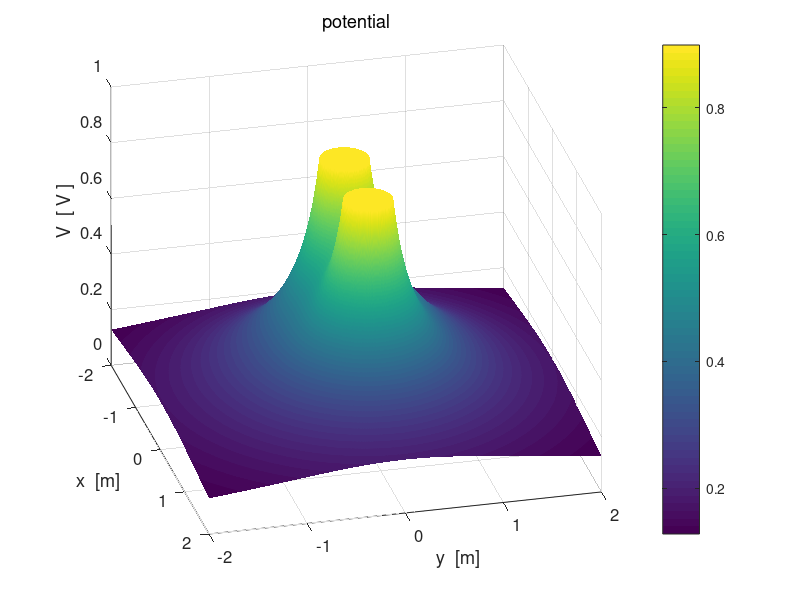

Source code (MATLAB): (Note: this script raises an error after producing the figure.)
% cemVE02.m
% 8 april 2016
% Ian Cooper
% School of Physics, University of Sydney
% ../mphome.htm

% Potential and Electric Field in [2D] region
% Circular charges ELECTRIC DIPOLE


clear all
close all
clc
tic



% INPUTS  ================================================================

% Number of grid point    [N = 10001]
   N = 1001;
   
% Charge  Q = [10, 0, 0, 0, 0] 
   Q = [20, 20, 0, 0, 0] .* 1e-6;
   
% Radius of circular charged conductor;   
   a = 0.2;
   
% X & Y components of position of charges  [0, 0, 0, 0, 0]
   xC = [-0.5,  0.5,  0.5, -0.5, 0];
   yC = [ 0,    0,    0,    0,   0];

% 5 random charges   uncomment to run the program for 5 random charges
%   Q = (1 + 9 .* rand(5,1)) .* 1e-6;
%   xC = -2 + 4 .* rand(5,1); 
%   yC = -2 + 4 .* rand(5,1); 

% constants
   eps0 = 8.854e-12;
   kC = 1/(4*pi*eps0);
% Dimensions of region / saturation levels
%   [dimensions of region -2 to 2 / minR = 1e-6 / Esat = 1e6 / Vsat = 1e6]
   minX = -2;  
   maxX =  2;
   minY = -2;
   maxY =  2;
   minR = 1e-6;
   minRx = 1e-6;
   minRy = 1e-6;
   Vsat = kC * max(abs(Q)) / a;
   Esat = kC * max(abs(Q)) / a^2;
   
% SETUP  =================================================================
   
  % fields
    V = zeros(N,N);
    Ex = zeros(N,N); Ey = zeros(N,N);
  % [2D] region
    x  = linspace(minX,maxX,N);
    y = linspace(minY, maxY,N);
    
  % color of charged object  +  red   /   - black
    col1 = [1 0 0];
    col2 = [0 0 0];
    %if Q(1) < 0; col1 = [0 0 0]; end;
        
  % grid positions
    [xG, yG] = meshgrid(x,y);


% CALCULATION: POTENTIAL & ELECTRIC FIELD ================================

for n = 1 : 2
   Rx = xG - xC(n);
   Ry = yG - yC(n);
   
   index = find(abs(Rx)+ abs(Ry) == 0); 
   Rx(index) = minRx;  Ry(index) = minRy;
   
   R = sqrt(Rx.^2 + Ry.^2);
   R(R==0) = minR;
   V = V + kC .* Q(n) ./ (R);
   
   R3 = R.^3;
   Ex = Ex + kC .* Q(n) .* Rx ./ R3;
   Ey = Ey + kC .* Q(n) .* Ry ./ R3;
end

   if max(max(V)) >=  Vsat; V(V > Vsat)  = Vsat; end;
   if min(min(V)) <= -Vsat; V(V < -Vsat) = -Vsat; end;

   E = sqrt(Ex.^2 + Ey.^2);
   if max(max(E)) >=  Esat; E(E >  Esat)  =  Esat; end;
   if min(min(E)) <= -Esat; E(E < -Esat)  = -Esat; end;
   
   if max(max(Ex)) >=  Esat; Ex(Ex >  Esat)  =  Esat; end;
   if min(min(Ex)) <= -Esat; Ex(Ex < -Esat)  = -Esat; end;
   
   if max(max(Ey)) >=  Esat; Ey(Ey >  Esat)  =  Esat; end;
   if min(min(Ey)) <= -Esat; Ey(Ey < -Esat)  = -Esat; end;
   

% GRAPHICS ===============================================================

%%

figure(1)   % 11111111111111111111111111111111111111111111111111111111111
   set(gcf,'units','normalized','position',[0.01 0.52 0.23 0.32]);
   surf(xG,yG,V./1e6);
   
   xlabel('x  [m]'); ylabel('y  [m]'); zlabel('V  [ V ]');
   title('potential','fontweight','normal');
   
   rotate3d
   view(76,32);
   set(gca,'fontsize',12)
   set(gca,'xLim',[-2, 2]); set(gca,'yLim',[-2, 2]);
   
   shading interp;
   h = colorbar;
   h.Label.String = 'V   [ MV ]';
   colormap(parula);
   axis square
   box on

%%   
figure(2)   %2222222222222222222222222222222222222222222222222222222222222
   set(gcf,'units','normalized','position',[0.25 0.52 0.23 0.32]);
   zP = V./1e6;
   contourf(xG,yG,zP,16);
   %set(gca,'xLim',[-5,5]); set(gca,'yLim', [-5, 5]);
   %set(gca,'xTick',-5:5); set(gca,'yTick', -5:5);
   hold on
   
   % charged conductors  
      pos1 = [-a+xC(1), -a, 2*a, 2*a];
      h = rectangle('Position',pos1,'Curvature',[1,1]);
      set(h,'FaceColor',col1,'EdgeColor',col1);
      
      pos2 = [-a-xC(1), -a, 2*a, 2*a];
      h = rectangle('Position',pos2,'Curvature',[1,1]);
      set(h,'FaceColor',col2,'EdgeColor',col2);
   
   xlabel('x  [m]'); ylabel('y  [m]');
   title('potential','fontweight','normal');
      
   shading interp
   h = colorbar;
   h.Label.String = 'V   [ MV ]';
   colormap(parula);
   
   
   set(gca,'fontsize',12);
   axis square
   box on

%%

figure(3)   % 33333333333333333333333333333333333333333333333333333333333
   set(gcf,'units','normalized','position',[0.49 0.52 0.23 0.32]);
       c = 0; yStep = zeros(1,5);
       
      for n = ceil(N/2) : ceil(N/10): N
   %  for n = [1 11 21 31 41 51]
        xP = xG(n,:); yP = V(n,:)./1e6;
        plot(xP,yP,'linewidth',2);
        hold on
        c = c+1;
        yStep(c) = yG(n,1);
     end
     
       %tt = num2str(yStep,2);
       %tm1 = 'y  =  ';
       %tm2 = tt;
       %tm = [tm1 tm2];
       tm = 'Potential profiles for different y values';
       xlabel('x  [m]'); ylabel('V  [ MV ]');
       set(gca,'fontsize',12)  
       h_title = title(tm);
       set(h_title,'fontsize',12,'FontWeight','normal');
       %set(gca,'xTick',-5:5);
       tm1 = num2str(yStep(1),2);
       tm2 = num2str(yStep(2),2); tm3 = num2str(yStep(3),2);
       tm4 = num2str(yStep(4),2);  tm5 = num2str(yStep(5),2);
       %tm6 = num2str(yStep(6),3);
       h = legend(tm1,tm2,tm3,tm4,tm5,'Orientation','horizontal');
       set(h,'Location','northOutside');
      % 
%%
figure(4)   % 4444444444444444444444444444444444444444444444444444444444
     set(gcf,'units','normalized','position',[0.73 0.52 0.23 0.32]);
     
     c = 0; yStep = zeros(1,5);
     for n = ceil(N/2) : ceil(N/10): N
   %  for n = [1 11 21 31 41 51]
        xP = xG(n,:); yP = E(n,:)./1e6;
        plot(xP,yP,'linewidth',2);
        hold on
        c = c+1;
        yStep(c) = yG(n,1);
     end
     
    xlabel('x  [m]'); ylabel('| E |  [ MV/m ]');
    tm = '| E | profiles for different y values';
    h = title(tm);
    set(h,'fontsize',12,'FontWeight','normal');
       
    tm1 = num2str(yStep(1),2);
    tm2 = num2str(yStep(2),2); tm3 = num2str(yStep(3),2);
    tm4 = num2str(yStep(4),2);  tm5 = num2str(yStep(5),2);
    h = legend(tm1,tm2,tm3,tm4,tm5);
    set(h,'Orientation','horizontal','Location','northOutside'); 
       
    set(gca,'fontsize',12);
    box on;

%%    
figure(5)   % 5555555555555555555555555555555555555555555555555555555555
set(gcf,'units','normalized','position',[0.01 0.1 0.23 0.32]);
   surf(xG,yG,E./1e6);
   
   xlabel('x  [m]'); ylabel('y  [m]'); zlabel('E  [ V / m ]');
   title('electric field | E |','fontweight','normal');
   
  
   colorbar
   shading interp
   h =  colorbar;
   h.Label.String = '| E |   [ MV/m ]';
   rotate3d
   view(30,50);
   
   axis square
   set(gca,'fontsize',12) 
   box on
   
%%
figure(6)   % 66666666666666666666666666666666666666666666666666666666666
   set(gcf,'units','normalized','position',[0.25 0.1 0.23 0.32]);  
   contourf(xG,yG,V./1e6,12)
      
   xlabel('x  [m]'); ylabel('y  [m]');
   title('potential','fontweight','normal');
  
   hold on
     
   % Electric field lines
   %     need to reverse the direction of streamlines for neg charges
   
     % Charge 1 
      ang = 0:pi/12:2*pi;
      if Q(1) > 0;
          p3 = Ex; p4 = Ey;
      else 
          p3 = -Ex; p4 = -Ey;
      end
      
      sx = xC(1) - a .* cos(ang); sy = a .* sin(ang); 
      h = streamline(xG,yG,p3,p4,sx,sy);
      set(h,'linewidth',2,'color',[1 1 1]);
      
      % Charge 2 
      if Q(2) > 0;
          p3 = Ex; p4 = Ey;
      else 
          p3 = -Ex; p4 = -Ey;
      end
      
      sx = -xC(1) - a .* cos(ang); sy = a .* sin(ang); 
      h = streamline(xG,yG,p3,p4,sx,sy);
      set(h,'linewidth',2,'color',[1 1 1]);
      
      % charged conductors  
      pos1 = [-a+xC(1), -a, 2*a, 2*a];
      h = rectangle('Position',pos1,'Curvature',[1,1]);
      set(h,'FaceColor',col1,'EdgeColor',col1);
      
      pos2 = [-a-xC(1), -a, 2*a, 2*a];
      h = rectangle('Position',pos2,'Curvature',[1,1]);
      set(h,'FaceColor',col2,'EdgeColor',col2); 
        
   shading interp
   h = colorbar;
   h.Label.String = 'V   [ MV ]';
   h = colormap('parula');
   beta = 0.5;
   brighten(h,beta);
      
   set(gca,'xLim',[minX,maxX]); set(gca,'yLim', [minY, maxY]);
  
   axis square;
   box on;
     
%%
figure(7)   % 7777777777777777777777777777777777777777777777777777777777
   set(gcf,'units','normalized','position',[0.49 0.1 0.23 0.32]);
   pcolor(xG,yG,E./1e6);
   
   xlabel('x  [m]'); ylabel('y  [m]');
   title('electric field | E | ','fontweight','normal');
   
   %set(gca,'xLim',[-5,5]); set(gca,'yLim', [-5, 5]);
   %set(gca,'xTick',-5:5); set(gca,'yTick', -5:5);
   
   shading interp
   h = colorbar;
   h.Label.String = '|E|   [ MV/m ]';
   
   axis square
   set(gca,'fontsize',12)
   box on   
   

 
%%       
figure(8)    % 8888888888888888888888888888888888888888888888888888888888
     set(gcf,'units','normalized','position',[0.73 0.1 0.23 0.32]); 
     hold on
     index1 = 51 : 50 : 951;
     index1 = [index1 500 502];
     index2 = index1;
          
     p1 = xG(index1, index2); p2 = yG(index1, index2);
     
     % scaling of electric field lines: unit length
        p3 = Ex(index1, index2)./(E(index1,index2));
        p4 = Ey(index1, index2)./(E(index1,index2));
     % no scaling of electric field lines
     %  p3 = Ex(index1, index2); p4 = Ey(index1, index2); 
     
     h = quiver(p1,p2,p3,p4,'autoscalefactor',0.8);
     set(h,'color',[0 0 1],'linewidth',1.2)
     
      hold on
      
      % charged conductors  
      pos1 = [-a+xC(1), -a, 2*a, 2*a];
      h = rectangle('Position',pos1,'Curvature',[1,1]);
      set(h,'FaceColor',col1,'EdgeColor',col1);
      
      pos2 = [-a-xC(1), -a, 2*a, 2*a];
      h = rectangle('Position',pos2,'Curvature',[1,1]);
      set(h,'FaceColor',col2,'EdgeColor',col2);
     
     xlabel('x  [m]'); ylabel('y  [m]');
     title('direction of scaled E at grid points','fontweight','normal');
     
     set(gca,'xLim',[-2,2]); set(gca,'yLim', [-2, 2]);
     axis([-2 2 -2 2]);
     axis equal
     box on
 
     %%

     toc
     
   